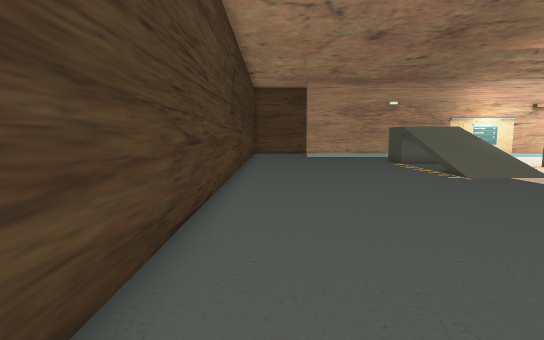
[1] (above)

24 first-person views from a walk through a Godot game level. The camera is 1.5 m above the floor, tilts 6° down and sees 80° across. The floor is counted in squares, 1 m on a side. Each view is taken from the middle of a square. On the plan, view 1 faces up. The plan holds only what a view shows up to about 15 squares ahead; the rest is blank.

[2]
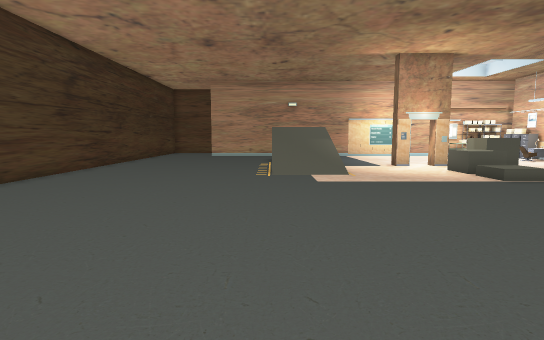

[3]
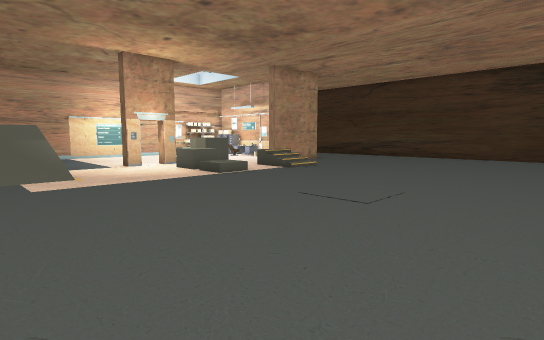

[4]
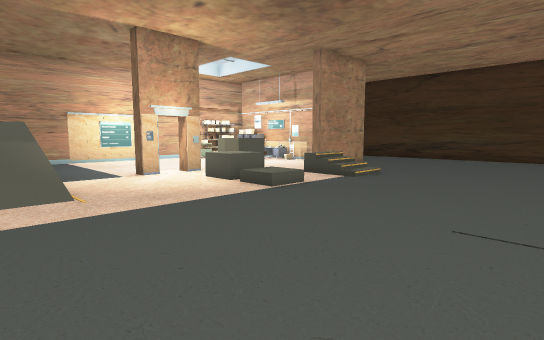

[5]
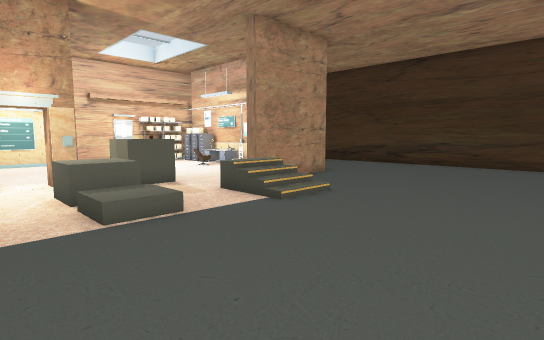

[6]
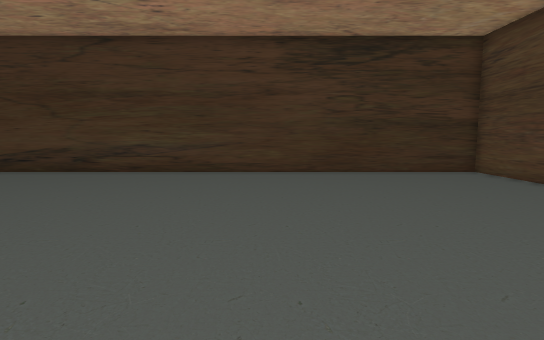

[7]
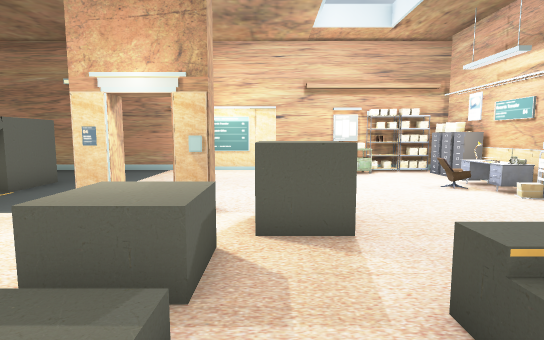

[8]
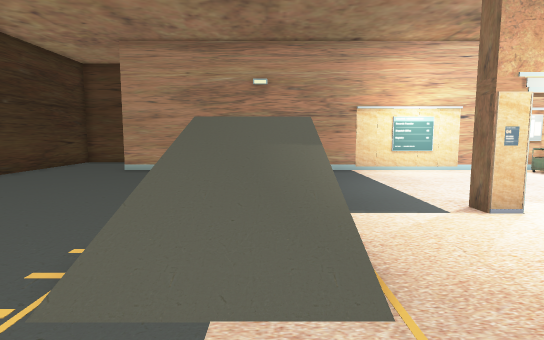

[9]
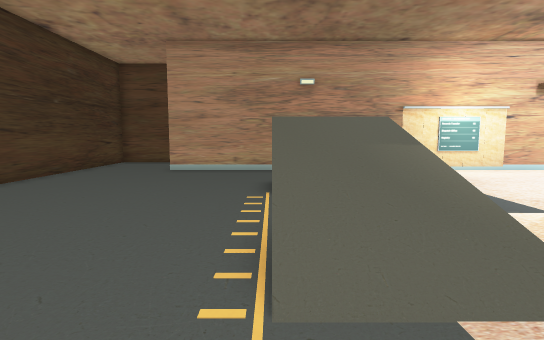

[10]
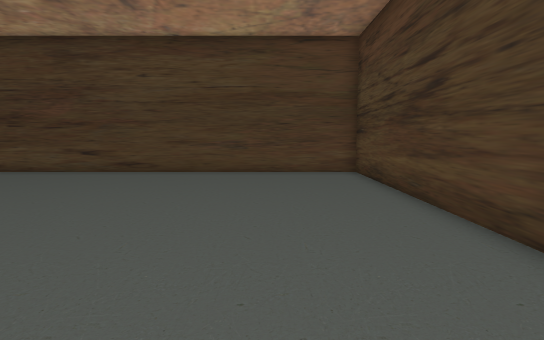

[11]
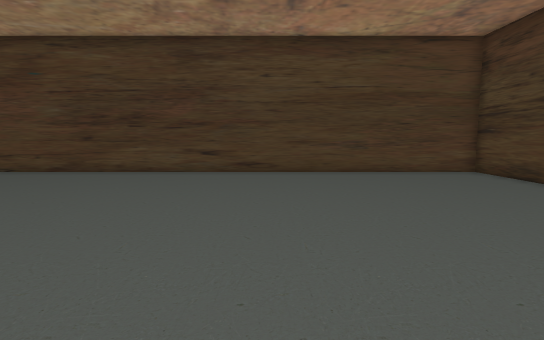

[12]
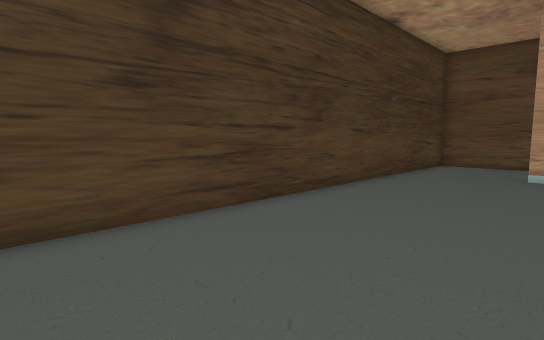

[13]
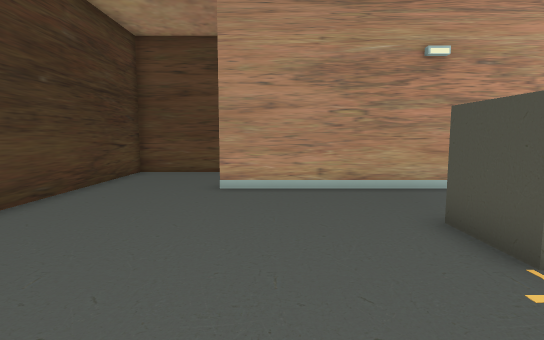

[14]
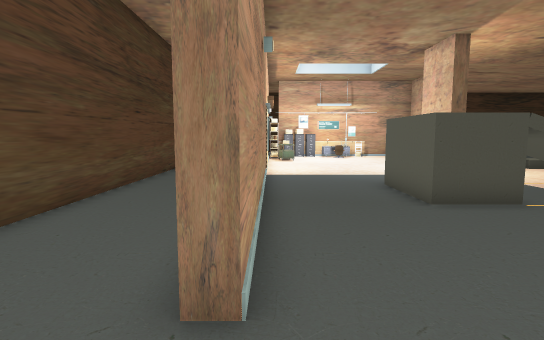

[15]
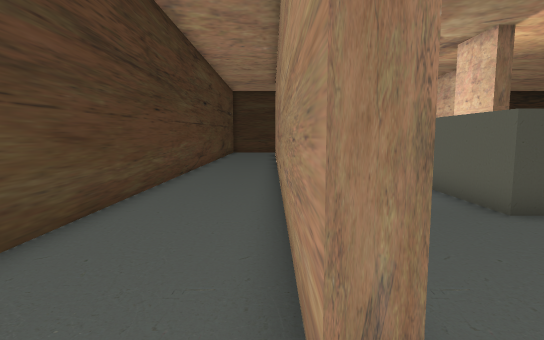

[16]
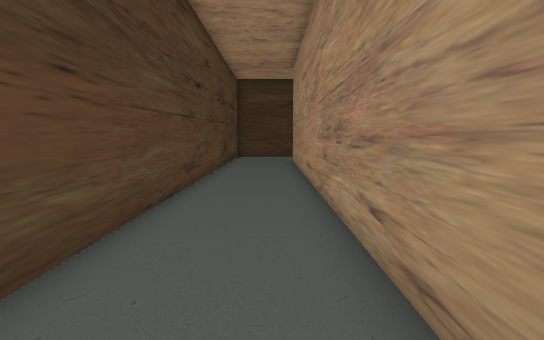

[17]
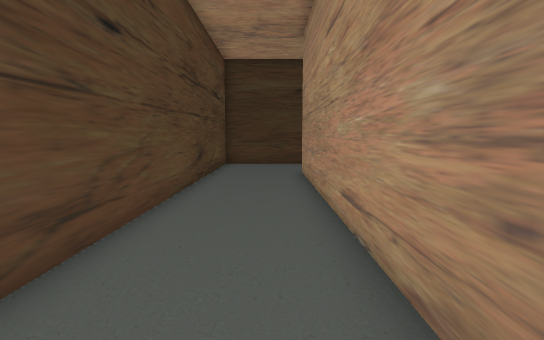

[18]
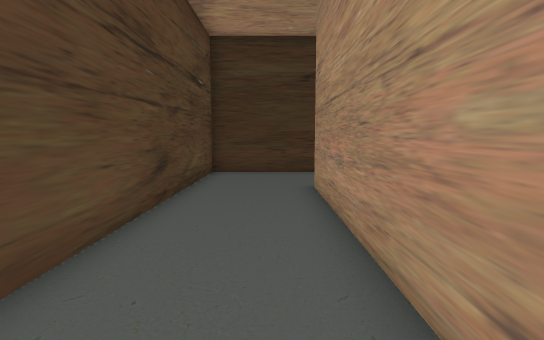

[19]
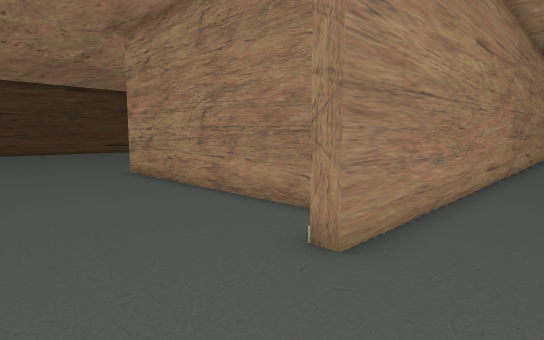

[20]
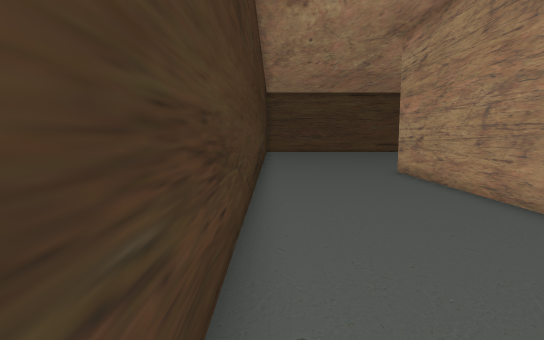

[21]
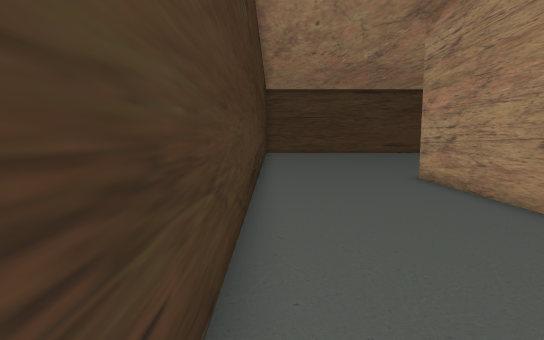

[22]
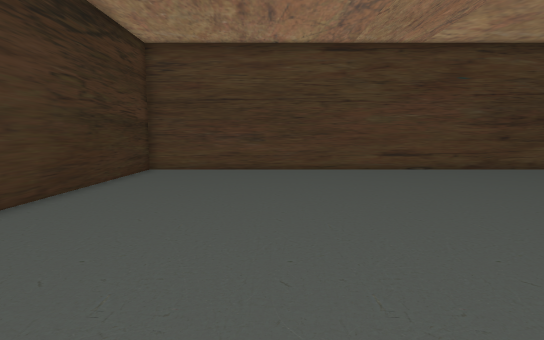

[23]
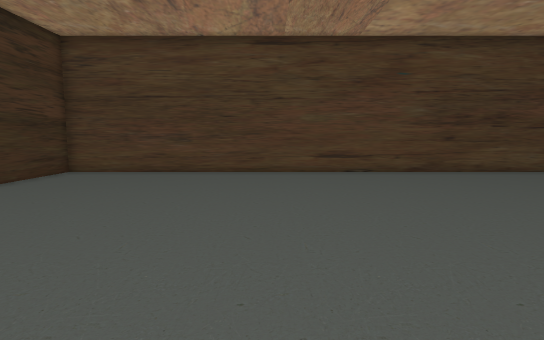

[24]
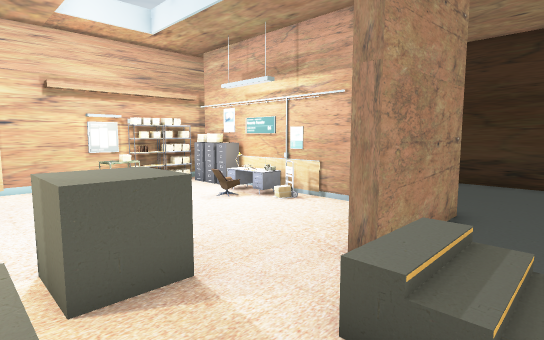

### Floor plan
Key: @ floor where view 1 was taken; # wall or solid block; x gap in a wall; . main floor; : floor 2 m higher than the main floor; / step, stairs or slope; = window, fence, low wall or low ledge; ^ raised ledge; S shelf; T trolley; C cabinet; H chair; E desk; O other object.
Columns run from 2 left of view 1 to 31 right of it. Each row starts with its distance up from view 1.
 28 #####  ###########################
 27 #.... ...........................#
 26 #................................#
 25 #................................#
 24 #................................#
 23 #....###################SO###....#
 22 #.....................TO..C......#
 21 #.........................C......#
 20 #.................... ....C......#
 19 #........:  #........ ...O ......#
 18 #........:  ........ ...HEO......#
 17 #........////....... .....O......#
 16 #........////..#x#.. .....#......#
 15 #........////......^^.....#......#
 14 #........///=......^^.....#......#
 13 #........///=....^^.......#......#
 12 #........////....^^....####......#
 11 #................//..//..........#
 10 #................//..//..........#
  9 #....................//..........#
  8 #................................#
  7 #................................#
  6 #................................#
  5 #................................#
  4 #................................#
  3 #................................#
  2 #................................#
  1 #................................#
  0 #.@..............................#
 -1 #................................#
 -2 #................................#
 -3 #................................#
 -4 #................................#
 -5 ##################################

Positions as (right, up) in squares from view 1, and headings:
1: (0, 0), facing up
2: (7, -1), facing up
3: (7, -1), facing up-right
4: (8, 3), facing up-right
5: (13, 4), facing up-right
6: (17, 4), facing right
7: (17, 9), facing up
8: (9, 9), facing up
9: (7, 9), facing up
10: (2, 9), facing down
11: (7, 9), facing down
12: (4, 10), facing up-left
13: (4, 14), facing up
14: (0, 23), facing right
15: (1, 24), facing right
16: (7, 25), facing right
17: (13, 25), facing right
18: (17, 25), facing right
19: (30, 26), facing down-left
20: (30, 26), facing down
21: (30, 24), facing down
22: (25, 10), facing down
23: (22, 9), facing down
24: (16, 10), facing up-right
